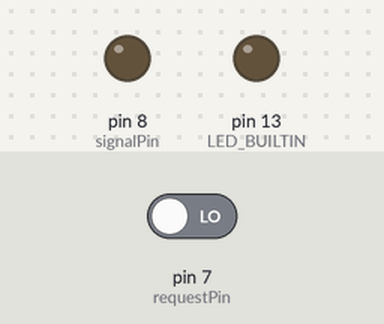
Bench run of a sketch on a simulated Arduino Uno, built with avr-gcc and run on an emulated ATmega328P. Parts: output pins drawn as LEDs (lit = HIGH). Dashed ring = blinking. The inputs (shaded band) are chosen by the test bench; at power-on: pin 7 (requestPin) LOW.

Above: at 1.2 s.
1.3 s: pin 7 (requestPin) driven HIGH
At 2.6 s:
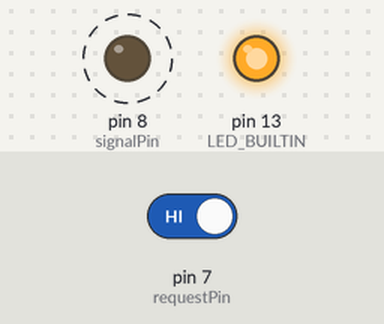
4.3 s: pin 7 (requestPin) driven LOW
At 4.6 s:
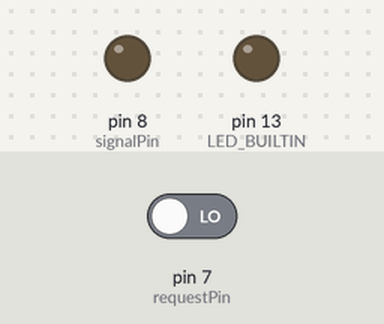
Timing chart, 0 to 7.3 s (numbered marks = the images above; inputs shaded):
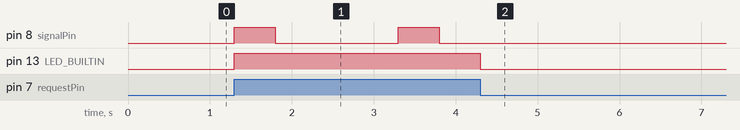

Measured:
- after the input at 1.3 s, pin 8 (signalPin): alternates HIGH for 0.50 s and LOW for 1.5 s, starting at once; pin 13 (LED_BUILTIN): LOW → HIGH at once
- after the input at 4.3 s, pin 8 (signalPin): stops changing and stays LOW; pin 13 (LED_BUILTIN): HIGH → LOW at once

The sketch:

send_msg.ino
```cpp
int requestPin = 7;  // Pin used to receive the request signal
int signalPin = 8;   // Pin used to send the signal

void setup() {
  pinMode(requestPin, INPUT);
  pinMode(LED_BUILTIN, OUTPUT);
  pinMode(signalPin, OUTPUT);
}

void loop() {
  if (digitalRead(requestPin) == HIGH) { // Check if request signal is received
    digitalWrite(LED_BUILTIN, HIGH);
    sendSignal();
  }
  if (digitalRead(requestPin) == LOW) { // Check if request signal is received
    digitalWrite(LED_BUILTIN, LOW);
  }
}

// assume the signal is 5-digit
void sendSignal() {
  digitalWrite(signalPin, HIGH);
  delay(500);
  digitalWrite(signalPin, LOW);
  delay(500);
  digitalWrite(signalPin, LOW);
  delay(500);
  digitalWrite(signalPin, LOW);
  delay(500);
  digitalWrite(signalPin, HIGH);
  delay(500);
  digitalWrite(signalPin, LOW); // Ensure signal ends in LOW state
  delay(500);
}
```
